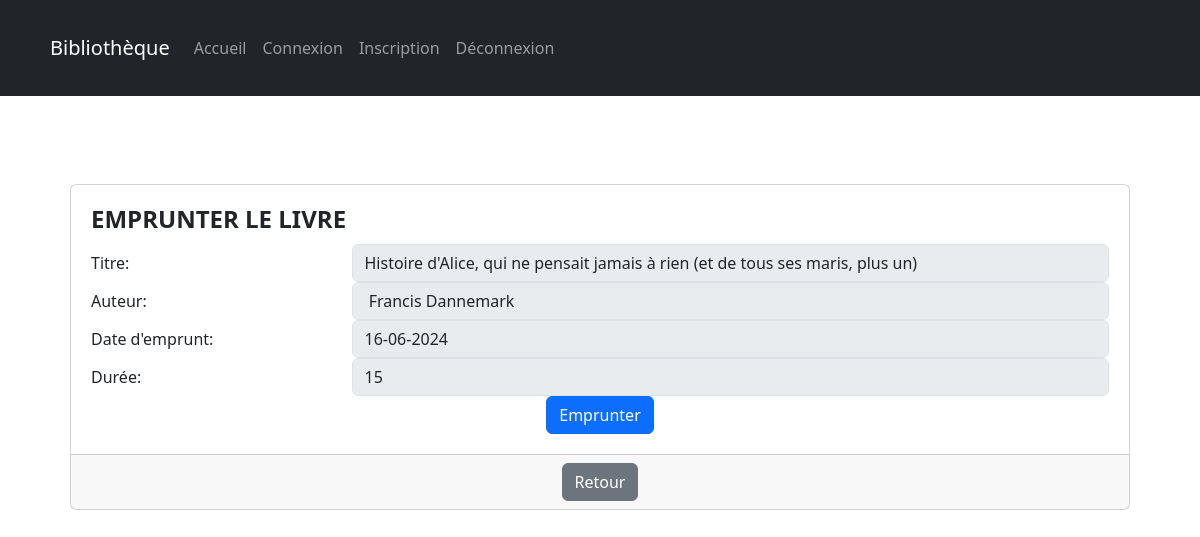
The page /emprunter/2 (signed in) on the database its author committed.
### app.py (models this page shows)
class Livre(db.Model):
    id = db.Column(db.Integer, primary_key=True)
    titre = db.Column(db.String(100), nullable=False)
    auteur = db.Column(db.String(100), nullable=False)
    genre = db.Column(db.String(50), nullable=False)
    annee_publication = db.Column(db.Integer, nullable=False)
    description = db.Column(db.Text, nullable=True)
    quantite = db.Column(db.Integer, default=1, nullable=False)
    image_url = db.Column(db.String(200), nullable=True)
    emprunts = db.relationship('Emprunt', backref='livre', lazy=True)

### app.py (the view, shortened to what this page needs)
@app.route('/emprunter/<int:id>', methods=['GET', 'POST'])
@login_required
@role_required(is_SuperUser_required=False)
def emprunter(id):
    date_emprunt = datetime.now()
    livre = Livre.query.get(id)
    return render_template('emprunts.html', livre=livre, date_emprunt=date_emprunt.strftime('%d-%m-%Y'))

### app.py (called while the page is built)
@login_manager.user_loader
def load_user(user_id):
    return Utilisateur.query.get(int(user_id))

def role_required(is_SuperUser_required):
    def decorator(f):
        @wraps(f)
        def decorated_function(*args, **kwargs):
            if not current_user.is_authenticated:
                return redirect(url_for('connexion'))
            if is_SuperUser_required and not current_user.is_SuperUser:
                return redirect(url_for('accueil'))
            if not is_SuperUser_required and current_user.is_SuperUser:
                return redirect(url_for('accueil_admin'))
            return f(*args, **kwargs)
        return decorated_function
    return decorator

### templates/emprunts.html (shortened to what this page needs)
{% extends 'layout.html' %}
{% block content %}
<div class="container mt-4">
    <div class="card">
        <div class="card-body">
            <h1 class="card-title">EMPRUNTER LE LIVRE</h1>
            <form method="post" action="{{ url_for('emprunter', id=livre.id) }}">
                <div class="form-group row">
                    <label for="titre" class="col-sm-3 col-form-label">Titre:</label>
                    <div class="col-sm-9">
                        <input type="text" id="titre" name="titre" class="form-control" value="{{ livre.titre }}" required disabled>
                    </div>
                </div>
                <div class="form-group row">
                    <label for="auteur" class="col-sm-3 col-form-label">Auteur:</label>
                    <div class="col-sm-9">
                        <input type="text" id="auteur" name="auteur" class="form-control" value="{{ livre.auteur }}" required disabled>
                    </div>
                </div>
                <div class="form-group row">
                    <label for="date_E" class="col-sm-3 col-form-label">Date d'emprunt:</label>
                    <div class="col-sm-9">
                        <input type="text" id="date_E" name="date_E" class="form-control" value="{{ date_emprunt }}" required disabled>
                    </div>
                </div>
                <div class="form-group row">
                    <label for="duree" class="col-sm-3 col-form-label">Durée:</label>
                    <div class="col-sm-9">
                        <input type="text" id="duree" name="duree" class="form-control" value="15" required disabled>
                    </div>
                </div>
                <div class="form-group row">
                    <div class="col-sm-12 text-center">
                        <button type="submit" class="btn btn-primary">Emprunter</button>
                    </div>
                </div>
            </form>
        </div>
        <div class="card-footer text-center">
            <a href="{{ url_for('bibliotheque') }}" class="btn btn-secondary">Retour</a>
        </div>
    </div>
</div>
{% endblock %}

### static/CSS/style.css (style rules this page uses)
.card { transition: background-color 0.2s, color 0.2s; text-decoration: none; }
.card-body { padding: 1rem; }
.container { padding: 20px; }
.btn { transition: all 0.3s ease; }
.card-body { padding: 20px; }
.card-title { font-size: 1.5rem; margin-bottom: 10px; }
h1 { font-weight: 700; color: #343a40; }
.row { display: flex; flex-wrap: wrap; }
.card { transition: transform 0.3s; }

### rows shown on the page
Livre: titre "Histoire d'Alice, qui ne pensait jamais à rien (et de tous ses maris, plus un)", auteur "Francis Dannemark"
